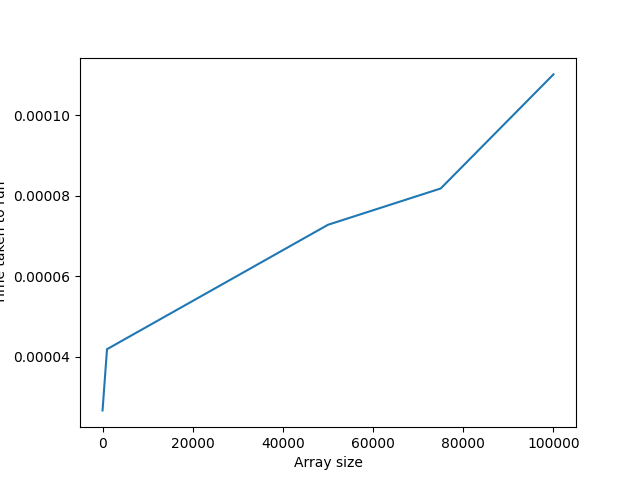

The script that saved this image:
import matplotlib.pyplot as plt
from timing_framework import calcRunTime
# code snippet to be executed only once
smallest_array = '''
import numpy as np

a = np.random.randint(1000, size=10)

'''
smaller_array = '''
import numpy as np

a = np.random.randint(1000, size=1000)

'''
middle_array = '''
import numpy as np

a = np.random.randint(1000, size=50000)

'''
bigger_array = '''
import numpy as np

a = np.random.randint(1000, size=75000)

'''
biggest_array = '''
import numpy as np

a = np.random.randint(1000, size=100000)

'''
sort_function = '''
def sort_data():
    a.sort()
'''

a = calcRunTime(smallest_array, sort_function)
print(f"Average time taken to run smallest array: {a}")
b = calcRunTime(smaller_array, sort_function)
print(f"Average time taken to run smaller array: {b}")
e = calcRunTime(middle_array, sort_function)
print(f"Average time taken to run middle array: {e}")
f = calcRunTime(bigger_array, sort_function)
print(f"Average time taken to run bigger array: {f}")
g = calcRunTime( biggest_array, sort_function)
print(f"Average time taken to run biggest array: {g}")

plt.plot([10, 1000, 50000, 75000, 100000], [a, b, e, f, g])

plt.ylabel('Time taken to run')
plt.xlabel('Array size')

plt.show() #display the graph
plt.savefig("built_in_sort.png")  #savefig, don't show